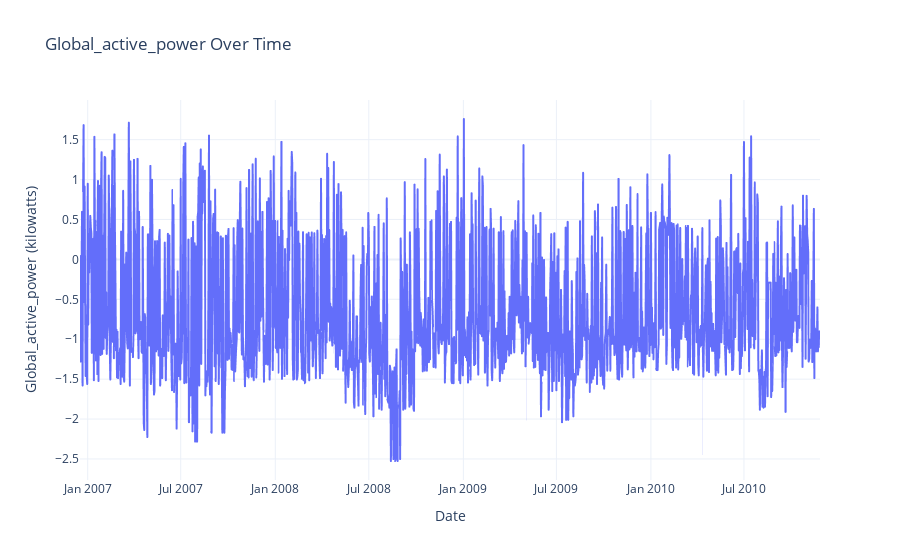
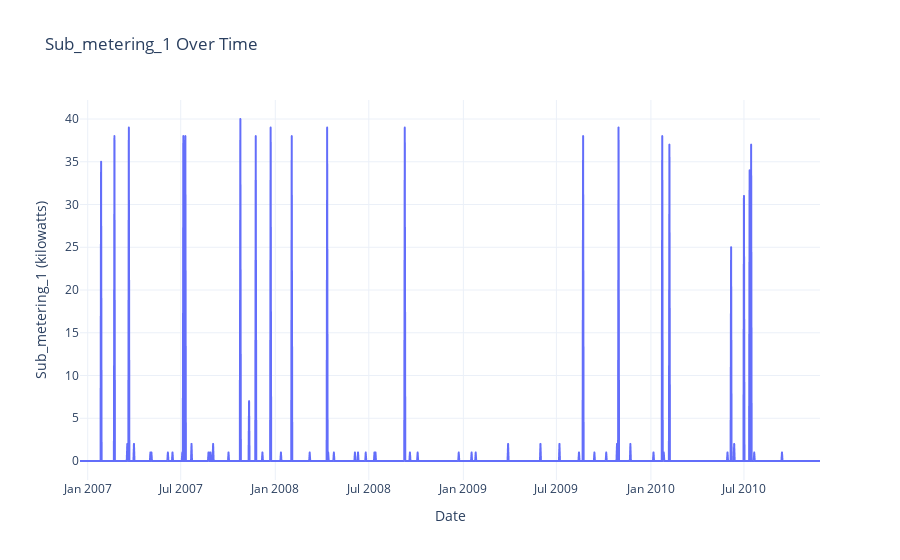
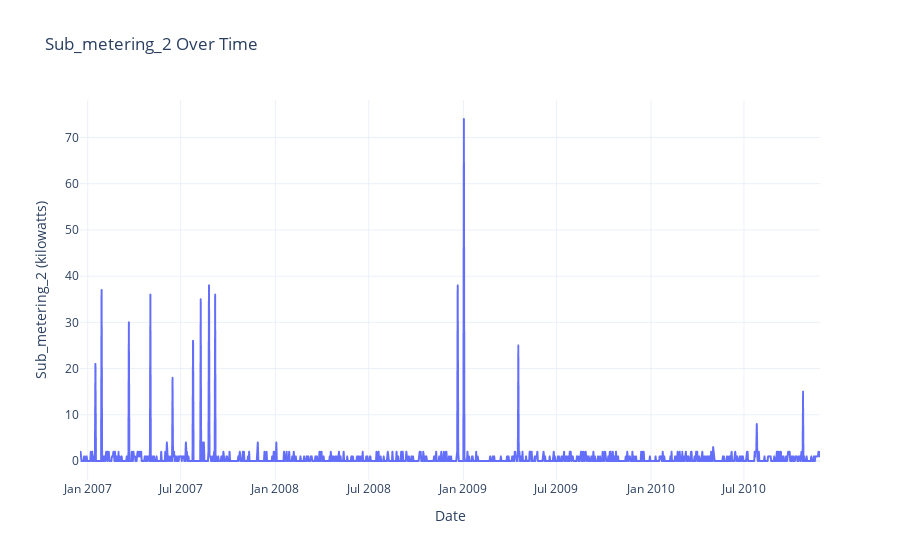
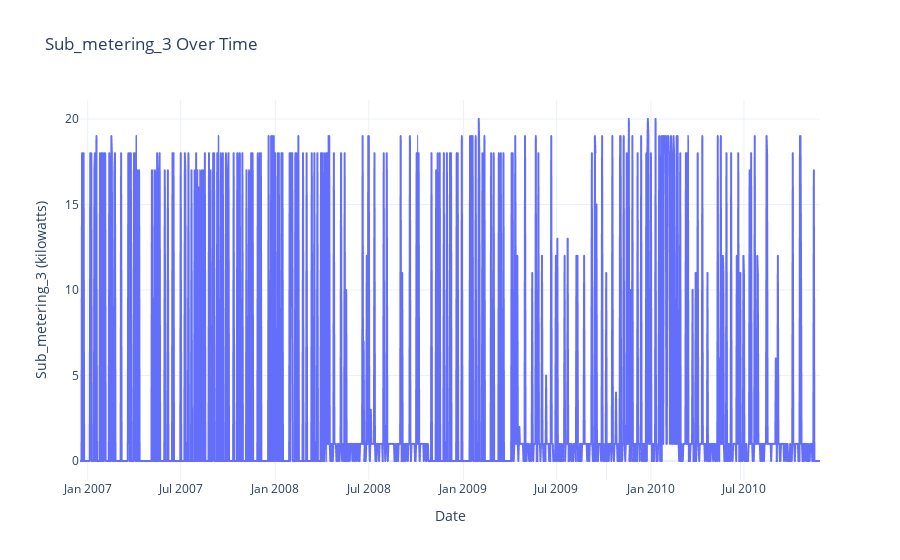

Source (notebook cell) for these figures, in order:
### Code cell
# Visualize the energy consumption over time
def energy_consumption_over_time(df):
    for column in ['Global_active_power', 'Sub_metering_1', 'Sub_metering_2', 'Sub_metering_3','temp', 'humidity', 'Voltage', 'Global_reactive_power']:
        fig = px.line(df, x=df.index, y=column, 
                      title=f'{column} Over Time')
        fig.update_layout(xaxis_title='Date', 
                          yaxis_title=f'{column} (kilowatts)',
                          template='plotly_white')
        fig.show()
energy_consumption_over_time(df)

### Figure 1 — Plotly figure (JSON) as saved in the notebook; plotly's stock layout.template omitted (floating-point values rounded to 4 significant figures; data arrays with more than 128 entries replaced by an {"elided": "..."} marker saying what was removed)
{"data": [{"hovertemplate": "datetime=%{x}<br>Global_active_power=%{y}<extra></extra>", "legendgroup": "", "line": {"color": "#636efa", "dash": "solid"}, "marker": {"symbol": "circle"}, "mode": "lines", "name": "", "showlegend": false, "type": "scattergl", "x": {"elided": "1441 str values"}, "xaxis": "x", "y": {"elided": "1441 float values"}, "yaxis": "y"}], "layout": {"legend": {"tracegroupgap": 0}, "title": {"text": "Global_active_power Over Time"}, "xaxis": {"anchor": "y", "domain": [0, 1], "title": {"text": "Date"}}, "yaxis": {"anchor": "x", "domain": [0, 1], "title": {"text": "Global_active_power (kilowatts)"}}}}

### Figure 2 — Plotly figure (JSON) as saved in the notebook; plotly's stock layout.template omitted (floating-point values rounded to 4 significant figures; data arrays with more than 128 entries replaced by an {"elided": "..."} marker saying what was removed)
{"data": [{"hovertemplate": "datetime=%{x}<br>Sub_metering_1=%{y}<extra></extra>", "legendgroup": "", "line": {"color": "#636efa", "dash": "solid"}, "marker": {"symbol": "circle"}, "mode": "lines", "name": "", "showlegend": false, "type": "scattergl", "x": {"elided": "1441 str values"}, "xaxis": "x", "y": {"elided": "1441 int values"}, "yaxis": "y"}], "layout": {"legend": {"tracegroupgap": 0}, "title": {"text": "Sub_metering_1 Over Time"}, "xaxis": {"anchor": "y", "domain": [0, 1], "title": {"text": "Date"}}, "yaxis": {"anchor": "x", "domain": [0, 1], "title": {"text": "Sub_metering_1 (kilowatts)"}}}}

### Figure 3 — Plotly figure (JSON) as saved in the notebook; plotly's stock layout.template omitted (floating-point values rounded to 4 significant figures; data arrays with more than 128 entries replaced by an {"elided": "..."} marker saying what was removed)
{"data": [{"hovertemplate": "datetime=%{x}<br>Sub_metering_2=%{y}<extra></extra>", "legendgroup": "", "line": {"color": "#636efa", "dash": "solid"}, "marker": {"symbol": "circle"}, "mode": "lines", "name": "", "showlegend": false, "type": "scattergl", "x": {"elided": "1441 str values"}, "xaxis": "x", "y": {"elided": "1441 int values"}, "yaxis": "y"}], "layout": {"legend": {"tracegroupgap": 0}, "title": {"text": "Sub_metering_2 Over Time"}, "xaxis": {"anchor": "y", "domain": [0, 1], "title": {"text": "Date"}}, "yaxis": {"anchor": "x", "domain": [0, 1], "title": {"text": "Sub_metering_2 (kilowatts)"}}}}

### Figure 4 — Plotly figure (JSON) as saved in the notebook; plotly's stock layout.template omitted (floating-point values rounded to 4 significant figures; data arrays with more than 128 entries replaced by an {"elided": "..."} marker saying what was removed)
{"data": [{"hovertemplate": "datetime=%{x}<br>Sub_metering_3=%{y}<extra></extra>", "legendgroup": "", "line": {"color": "#636efa", "dash": "solid"}, "marker": {"symbol": "circle"}, "mode": "lines", "name": "", "showlegend": false, "type": "scattergl", "x": {"elided": "1441 str values"}, "xaxis": "x", "y": {"elided": "1441 int values"}, "yaxis": "y"}], "layout": {"legend": {"tracegroupgap": 0}, "title": {"text": "Sub_metering_3 Over Time"}, "xaxis": {"anchor": "y", "domain": [0, 1], "title": {"text": "Date"}}, "yaxis": {"anchor": "x", "domain": [0, 1], "title": {"text": "Sub_metering_3 (kilowatts)"}}}}
